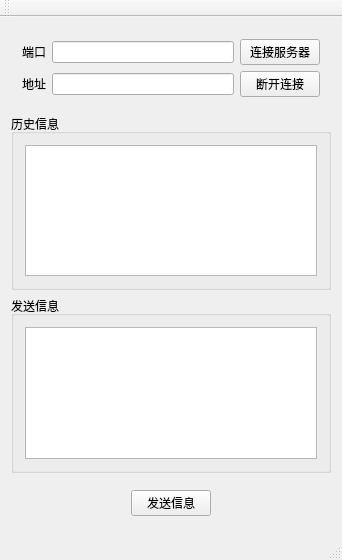
<?xml version="1.0" encoding="UTF-8"?>
<ui version="4.0">
 <class>mainwindowClass</class>
 <widget class="QMainWindow" name="mainwindowClass">
  <property name="geometry">
   <rect>
    <x>0</x>
    <y>0</y>
    <width>342</width>
    <height>560</height>
   </rect>
  </property>
  <property name="windowTitle">
   <string>mainwindow</string>
  </property>
  <widget class="QWidget" name="centralWidget">
   <layout class="QVBoxLayout" name="verticalLayout_3">
    <item>
     <widget class="QWidget" name="widget" native="true">
      <layout class="QGridLayout" name="gridLayout">
       <item row="0" column="0">
        <widget class="QLabel" name="label">
         <property name="text">
          <string>端口</string>
         </property>
        </widget>
       </item>
       <item row="0" column="1">
        <widget class="QLineEdit" name="portEdit"/>
       </item>
       <item row="0" column="2">
        <widget class="QPushButton" name="connectServer">
         <property name="text">
          <string>连接服务器</string>
         </property>
        </widget>
       </item>
       <item row="1" column="0">
        <widget class="QLabel" name="label_2">
         <property name="text">
          <string>地址</string>
         </property>
        </widget>
       </item>
       <item row="1" column="1">
        <widget class="QLineEdit" name="addrEdit"/>
       </item>
       <item row="1" column="2">
        <widget class="QPushButton" name="disconnect">
         <property name="text">
          <string>断开连接</string>
         </property>
        </widget>
       </item>
      </layout>
     </widget>
    </item>
    <item>
     <widget class="QGroupBox" name="groupBox">
      <property name="title">
       <string>历史信息</string>
      </property>
      <layout class="QVBoxLayout" name="verticalLayout">
       <item>
        <widget class="QPlainTextEdit" name="record"/>
       </item>
      </layout>
     </widget>
    </item>
    <item>
     <widget class="QGroupBox" name="groupBox_2">
      <property name="title">
       <string>发送信息</string>
      </property>
      <layout class="QVBoxLayout" name="verticalLayout_2">
       <item>
        <widget class="QPlainTextEdit" name="msg"/>
       </item>
      </layout>
     </widget>
    </item>
    <item>
     <widget class="QWidget" name="widget_2" native="true">
      <layout class="QHBoxLayout" name="horizontalLayout_2">
       <item>
        <spacer name="horizontalSpacer">
         <property name="orientation">
          <enum>Qt::Horizontal</enum>
         </property>
         <property name="sizeHint" stdset="0">
          <size>
           <width>105</width>
           <height>20</height>
          </size>
         </property>
        </spacer>
       </item>
       <item>
        <widget class="QPushButton" name="sendMsg">
         <property name="text">
          <string>发送信息</string>
         </property>
        </widget>
       </item>
       <item>
        <spacer name="horizontalSpacer_2">
         <property name="orientation">
          <enum>Qt::Horizontal</enum>
         </property>
         <property name="sizeHint" stdset="0">
          <size>
           <width>105</width>
           <height>20</height>
          </size>
         </property>
        </spacer>
       </item>
      </layout>
     </widget>
    </item>
   </layout>
  </widget>
  <widget class="QMenuBar" name="menuBar">
   <property name="geometry">
    <rect>
     <x>0</x>
     <y>0</y>
     <width>342</width>
     <height>23</height>
    </rect>
   </property>
  </widget>
  <widget class="QToolBar" name="mainToolBar">
   <attribute name="toolBarArea">
    <enum>TopToolBarArea</enum>
   </attribute>
   <attribute name="toolBarBreak">
    <bool>false</bool>
   </attribute>
  </widget>
  <widget class="QStatusBar" name="statusBar"/>
 </widget>
 <layoutdefault spacing="6" margin="11"/>
 <resources>
  <include location="mainwindow.qrc"/>
 </resources>
 <connections/>
</ui>
